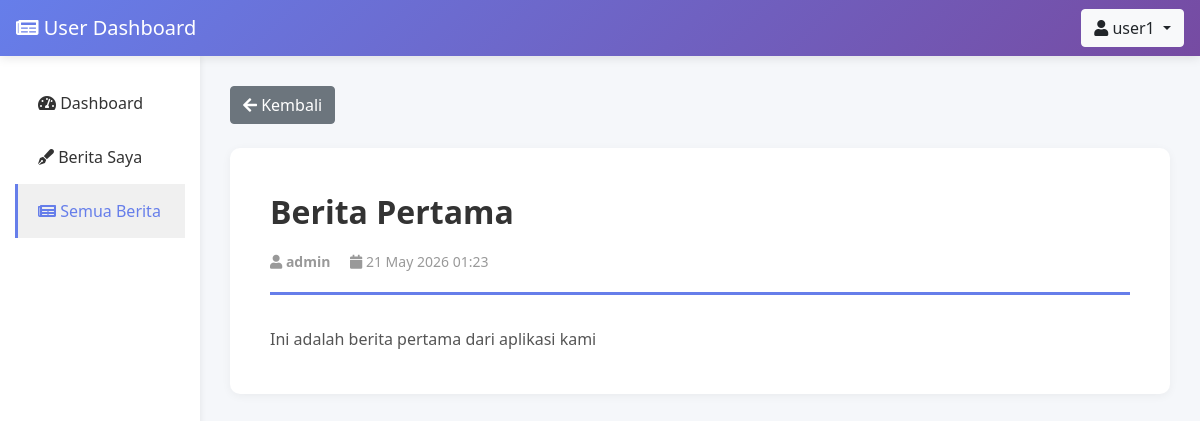
/user/semua_berita_detail.php?id=1 (signed in), run on the app's committed database.
### tables this page shows
CREATE TABLE berita (
    id INT PRIMARY KEY AUTO_INCREMENT,
    judul VARCHAR(255) NOT NULL,
    isi TEXT NOT NULL,
    foto VARCHAR(255),
    user_id INT NOT NULL,
    created_at TIMESTAMP DEFAULT CURRENT_TIMESTAMP,
    updated_at TIMESTAMP DEFAULT CURRENT_TIMESTAMP ON UPDATE CURRENT_TIMESTAMP,
    FOREIGN KEY (user_id) REFERENCES users(id) ON DELETE CASCADE
);

CREATE TABLE users (
    id INT PRIMARY KEY AUTO_INCREMENT,
    username VARCHAR(50) UNIQUE NOT NULL,
    password VARCHAR(255) NOT NULL,
    email VARCHAR(100) NOT NULL,
    level ENUM('admin', 'user') DEFAULT 'user',
    created_at TIMESTAMP DEFAULT CURRENT_TIMESTAMP
);

### user/semua_berita_detail.php (the view, shortened to what this page needs)
<?php
include '../koneksi.php';
$id = $_GET['id'] ?? '';
$query = "SELECT b.*, u.username FROM berita b JOIN users u ON b.user_id = u.id WHERE b.id = $id";
$result = mysqli_query($koneksi, $query);
$berita = mysqli_fetch_assoc($result);
?>
<!DOCTYPE html>
<html lang="id">
<head>
    <link rel="stylesheet" href="https://stackpath.bootstrapcdn.com/bootstrap/4.5.2/css/bootstrap.min.css">
    <link rel="stylesheet" href="https://cdnjs.cloudflare.com/ajax/libs/font-awesome/5.15.4/css/all.min.css">
</head>
<body>
    <nav class="navbar navbar-dark sticky-top">
        <a class="navbar-brand" href="#">
            <i class="fas fa-newspaper"></i> User Dashboard
        </a>
        <div class="dropdown">
            <button class="btn btn-light dropdown-toggle" type="button" id="dropdownMenuButton" data-toggle="dropdown">
                <i class="fas fa-user"></i> <?php echo $_SESSION['username']; ?>
            </button>
        </div>
    </nav>
    <div class="container-fluid">
        <div class="row">
            <nav class="col-md-2 sidebar">
                <div class="nav flex-column">
                    <a class="nav-link" href="index.php">
                        <i class="fas fa-tachometer-alt"></i> Dashboard
                    </a>
                    <a class="nav-link" href="berita_saya.php">
                        <i class="fas fa-pen-fancy"></i> Berita Saya
                    </a>
                    <a class="nav-link active" href="semua_berita.php">
                        <i class="fas fa-newspaper"></i> Semua Berita
                    </a>
                </div>
            </nav>
            <main class="col-md-10 main-content">
                <div class="mb-4">
                    <a href="semua_berita.php" class="btn btn-secondary">
                        <i class="fas fa-arrow-left"></i> Kembali
                    </a>
                </div>
                <div class="berita-container">
                    <div class="berita-header">
                        <div class="berita-title"><?php echo $berita['judul']; ?></div>
                        <div class="berita-meta">
                            <i class="fas fa-user"></i> <strong><?php echo $berita['username']; ?></strong>
                            <span class="ml-3">
                                <i class="fas fa-calendar"></i> <?php echo date('d M Y H:i', strtotime($berita['created_at'])); ?>
                            </span>
                        </div>
                    </div>
                    <div class="berita-content">
                        <?php echo nl2br($berita['isi']); ?>
                    </div>
                </div>
            </main>
        </div>
    </div>
</body>
</html>

### user/semua_berita_detail.php (style rules this page uses)
body { background-color: #f5f7fa; font-family: 'Segoe UI', Tahoma, Geneva, Verdana, sans-serif; }
.navbar { background: linear-gradient(135deg, #667eea 0%, #764ba2 100%); box-shadow: 0 2px 10px rgba(0,0,0,0.1); }
.sidebar { background: white; min-height: 100vh; box-shadow: 2px 0 5px rgba(0,0,0,0.05); padding-top: 20px; }
.sidebar .nav-link { color: #333; padding: 15px 20px; border-left: 3px solid transparent; transition: all 0.3s; }
.sidebar .nav-link:hover, .sidebar .nav-link.active { background-color: #f0f0f0; border-left-color: #667eea; color: #667eea; }
.main-content { padding: 30px; }
.berita-container { background: white; padding: 40px; border-radius: 10px; box-shadow: 0 2px 10px rgba(0,0,0,0.05); }
.berita-header { border-bottom: 3px solid #667eea; padding-bottom: 20px; margin-bottom: 30px; }
.berita-title { font-size: 32px; font-weight: bold; color: #333; margin-bottom: 15px; }
.berita-meta { color: #999; font-size: 14px; }
.berita-content { color: #555; line-height: 1.8; font-size: 16px; }

### data on the page
berita: judul "Berita Pertama", user.username "admin", created_at "21 May 2026 01:23", isi "Ini adalah berita pertama dari aplikasi kami"

### other printed values
$_SESSION['username'] "user1"
